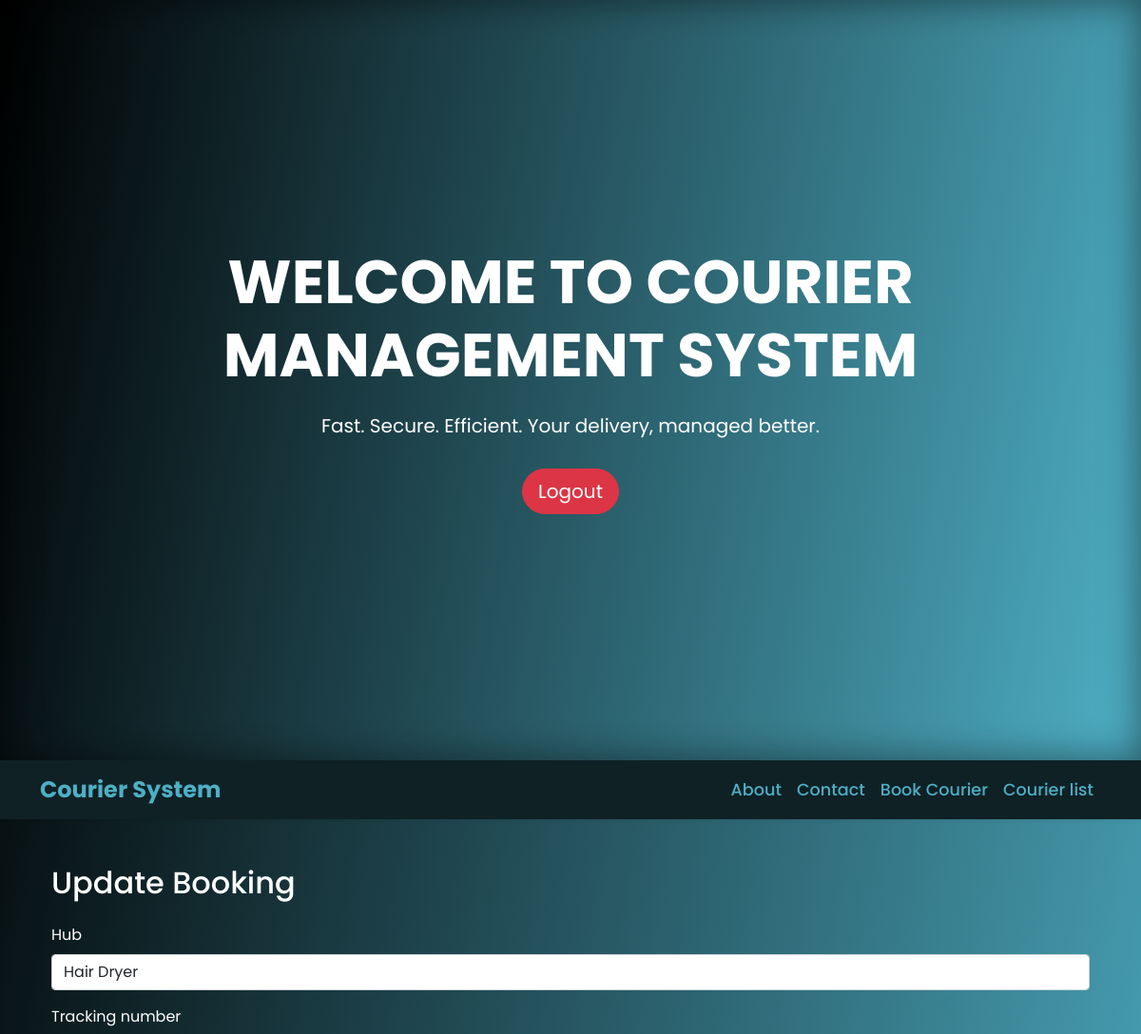
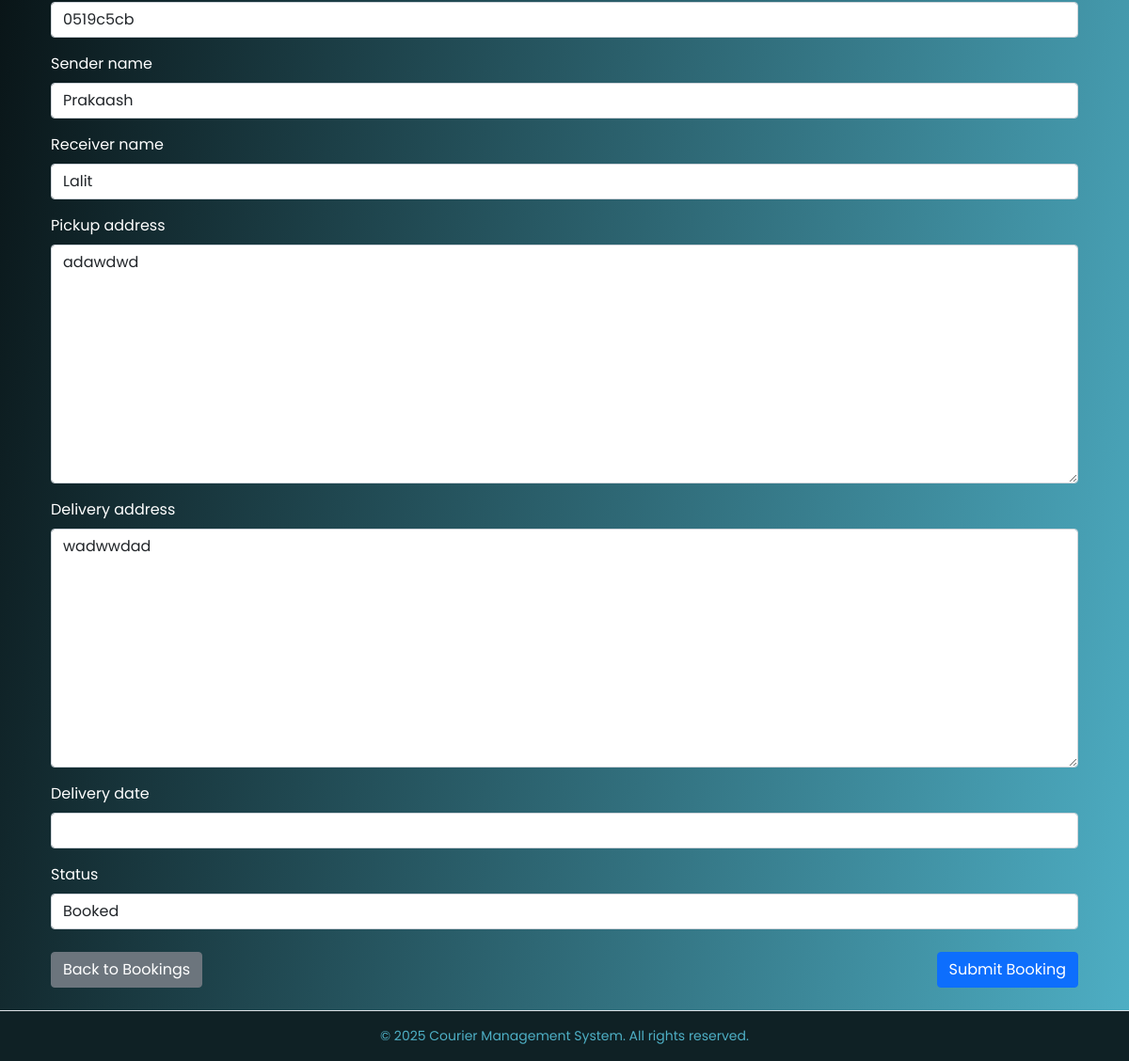
/courier/bookings/2/update/ (signed in), run on the app's committed database (2 pictures, top to bottom).
### courier/models.py (models this page shows, shortened)
class CourierBooking(models.Model):
    user = models.ForeignKey(settings.AUTH_USER_MODEL, on_delete=models.CASCADE)
    hub = models.ForeignKey(Hub, on_delete=models.CASCADE)
    tracking_number = models.CharField(max_length=100, unique=True)
    sender_name = models.CharField(max_length=100)
    receiver_name = models.CharField(max_length=100)
    pickup_address = models.TextField()
    delivery_address = models.TextField()
    booking_date = models.DateTimeField(auto_now_add=True)
    delivery_date = models.DateTimeField(null=True, blank=True)
    status = models.CharField(
        max_length=50,
        choices=[
            ("booked", "Booked"),
            ("in_transit", "In Transit"),
            ("delivered", "Delivered")
        ],
        default="booked"
    )

### courier/views.py (the view)
# urls.py: path('bookings/<int:pk>/update/', views.booking_update, name='booking_update'),
@login_required
def booking_update(request, pk):
    booking = get_object_or_404(CourierBooking, pk=pk, user=request.user)
    if request.method == 'POST':
        form = CourierBookingForm(request.POST, instance=booking)
        if form.is_valid():
            form.save()
            return redirect('courier:booking_list')  # ✅ Correct namespaced name
    else:
        form = CourierBookingForm(instance=booking)
    return render(request, 'courier/booking_form.html', {'form': form, 'title': 'Update Booking'})

### courier/forms.py
class CourierBookingForm(forms.ModelForm):
    class Meta:
        model = CourierBooking
        fields = [
            'hub', 'tracking_number', 'sender_name', 'receiver_name',
            'pickup_address', 'delivery_address', 'delivery_date', 'status'
        ]

### courier/models.py (called while the page is built)
    def __str__(self):
        return self.name

### courier/templates/courier/booking_form.html (shortened to what this page needs)
{% extends 'base.html' %}
{% load widget_tweaks %}
{% block content %}
<div class="container mt-4">
    <h2 class="mb-4 text-white">{{ title }}</h2>
    <form method="post" class="needs-validation" novalidate>
        {% for field in form %}
            <div class="mb-3 text-white">
                <label for="{{ field.id_for_label }}" class="form-label">{{ field.label }}</label>
                {% render_field field class="form-control" %}
            </div>
        {% endfor %}
        <div class="d-flex justify-content-between mt-4">
            <a href="{% url 'courier:booking_list' %}" class="btn btn-secondary">Back to Bookings</a>
            <button type="submit" class="btn btn-primary">Submit Booking</button>
        </div>
    </form>
</div>
{% endblock %}

### home/templates/base.html (style rules this page uses)
body { background: linear-gradient(100deg, #000000,#4eafc5); min-height: 100vh; font-family: 'Poppins', sans-serif; display: flex; flex-direction: column; overflow-x: hidden; }

### data on the page
CourierBooking: hub "Hair Dryer" "0519c5cb" "Prakaash" "Lalit" "adawdwd" "wadwwdad" "Booked"

### other printed values
{{ title }} "Update Booking"
{{ field.label }} "Hub" "Tracking number" "Sender name" "Receiver name" "Pickup address" "Delivery address" "Delivery date" "Status"
